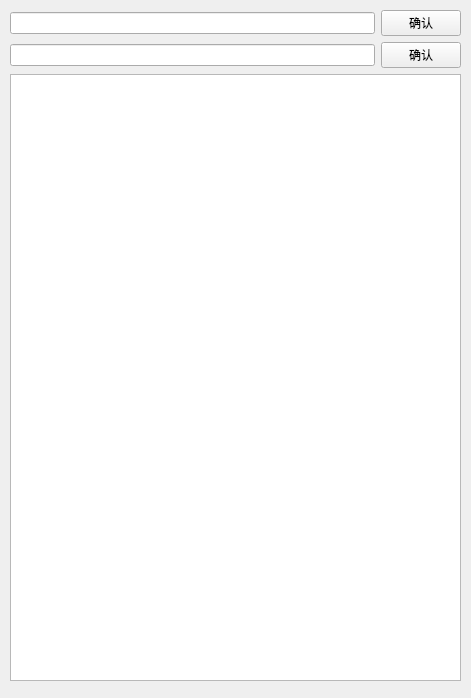
<?xml version="1.0" encoding="UTF-8"?>
<ui version="4.0">
 <class>Form</class>
 <widget class="QWidget" name="Form">
  <property name="geometry">
   <rect>
    <x>0</x>
    <y>0</y>
    <width>471</width>
    <height>698</height>
   </rect>
  </property>
  <property name="windowTitle">
   <string>Form</string>
  </property>
  <widget class="QWidget" name="verticalLayoutWidget">
   <property name="geometry">
    <rect>
     <x>10</x>
     <y>10</y>
     <width>451</width>
     <height>671</height>
    </rect>
   </property>
   <layout class="QVBoxLayout" name="verticalLayout">
    <item>
     <layout class="QGridLayout" name="gridLayout">
      <item row="0" column="1">
       <widget class="QPushButton" name="file_pushButton">
        <property name="text">
         <string>确认</string>
        </property>
       </widget>
      </item>
      <item row="0" column="0">
       <widget class="QLineEdit" name="file_lineEdit"/>
      </item>
      <item row="1" column="0">
       <widget class="QLineEdit" name="floder_lineEdit"/>
      </item>
      <item row="1" column="1">
       <widget class="QPushButton" name="floder_pushButton">
        <property name="text">
         <string>确认</string>
        </property>
       </widget>
      </item>
     </layout>
    </item>
    <item>
     <widget class="QTableView" name="tableView"/>
    </item>
   </layout>
  </widget>
 </widget>
 <resources/>
 <connections/>
</ui>
